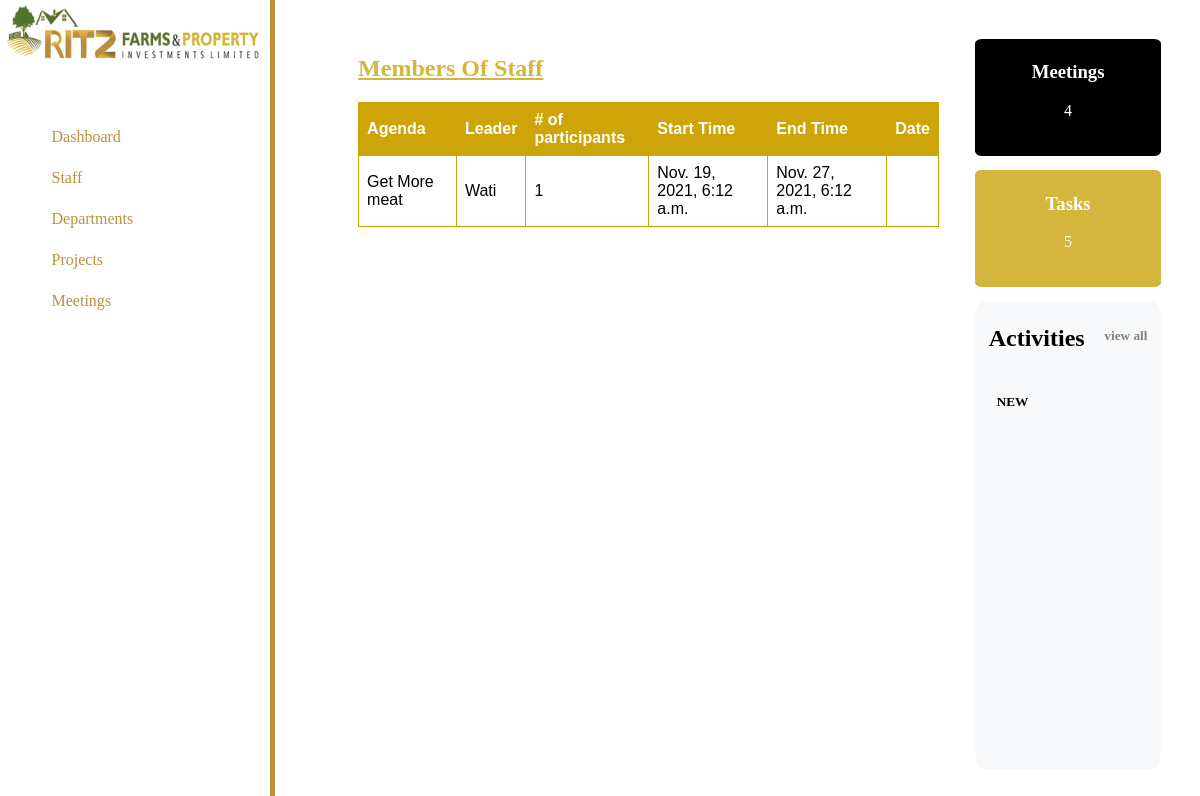
The app's page /meetings/, older data.
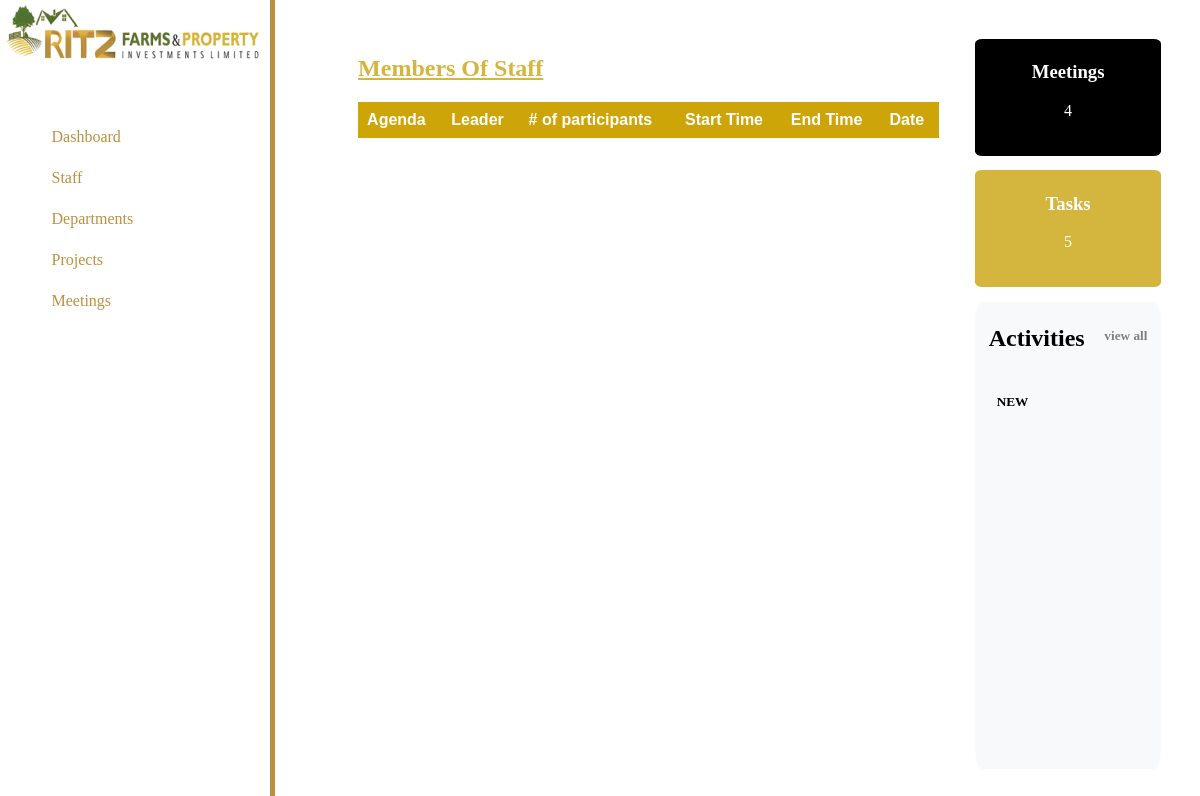
The same page, newer data.
### home/models.py (models this page shows, shortened)
class Meeting(models.Model):
    agenda = models.CharField(max_length=50)
    leader = models.OneToOneField(Employee, on_delete=models.CASCADE, related_name="meeting_leader", blank=True)
    briefing = models.TextField()
    start_time = models.DateTimeField()
    end_time = models.DateTimeField()
    files = models.ManyToManyField("MeetingFile", related_name="meeting_Files")
    participants = models.ManyToManyField(Employee)
    notes_taker = models.OneToOneField(Employee, on_delete=models.CASCADE, related_name="note_taker", blank=True, null=True)

class Employee(AbstractUser):
    ROLE = (
        ("CIO", "Chief Information Officer"),
        ("COO", "Chief Operations Officer"),
        ("GM", "General Manager"),
        ("MO", "Marketing Officer"),
        ("HRM", "Human Resource Manager")
    )
    MARITAL_STATUS = (
        ("Single", "Single"),
        ("Married","Married"),
        ("Divorced", "Divorced"),
        ("Separated", "Separated"),
        ("Widowed", "Widowed"),
    )
    LEVELS = (
        ("MSCE","MSCE"),
        ("Diploma", "Diploma"),
        ("Bsc Degree", "Bsc Degree"),
        ("Masters", "Masters")
    )
    COUNTRIES = (
        ("Malawian","Malawian"),
        ("Kenyan", "Kenyan"),
        ("Zimbawean", "Zimbawean"),
    )
    GENDER = (
        ("Male","Male"),
        ("Female", "Female"),
        ("Other", "Other"),
    )
    dob = models.DateField(null=True)
    marital_status = models.CharField(max_length=50,choices=MARITAL_STATUS, default="Single")
    education_level = models.CharField(max_length=120, choices=LEVELS, null=True)
    department = models.ForeignKey('Department', blank=True, null=True,on_delete=models.CASCADE)
    gender = models.CharField(max_length=120, choices=GENDER, null=True)
    nationality = models.CharField(max_length=120, choices=COUNTRIES, null=True)
    manager = models.ForeignKey('self', blank=True, null=True,on_delete=models.CASCADE)
    def __str__(self):
        return self.username
    ROLE = (
        ("CIO", "Chief Information Officer"),
        ("COO", "Chief Operations Officer"),
        ("GM", "General Manager"),
        ("MO", "Marketing Officer"),
        ("HRM", "Human Resource Manager")
    )
    MARITAL_STATUS = (
        ("Single", "Single"),
        ("Married","Married"),
        ("Divorced", "Divorced"),
        ("Separated", "Separated"),
        ("Widowed", "Widowed"),
    )
    LEVELS = (
        ("MSCE","MSCE"),
        ("Diploma", "Diploma"),
        ("Bsc Degree", "Bsc Degree"),
        ("Masters", "Masters")
    )
    COUNTRIES = (
        ("Malawian","Malawian"),
        ("Kenyan", "Kenyan"),
        ("Zimbawean", "Zimbawean"),
    )
    GENDER = (
        ("Male","Male"),
        ("Female", "Female"),
        ("Other", "Other"),
    )
    dob = models.DateField(null=True, blank=True)
    marital_status = models.CharField(max_length=50,choices=MARITAL_STATUS, default="Single")
    education_level = models.CharField(max_length=120, choices=LEVELS,blank=True, null=True)
    department = models.ForeignKey('Department', blank=True, null=True,on_delete=models.CASCADE)
    sex = models.CharField(max_length=120, choices=GENDER, blank=True, null=True)
    nationality = models.CharField(max_length=120, choices=COUNTRIES, blank=True, null=True)
    manager = models.ForeignKey('self', blank=True, null=True,on_delete=models.CASCADE)

### home/views.py (the view)
# urls.py: path("meetings/", meetings_view, name="meetings"),
def meetings_view(request):
    meetings = Meeting.objects.all()
    context = {
        'meetings':meetings
    }
    return render(request, 'home/meetings.html', context)

### templates/home/meetings.html
{% extends "home/base.html" %} {% load static %} {% block content %}
<div>
  <h2 class="staff_heading"><u>Members Of Staff</u></h2>
<table>
  <tr>
    <th>Agenda</th>
    <th>Leader</th>
    <th># of participants</th>
    <th>Start Time</th>
    <th>End Time</th>
    <th>Date</th>
  </tr>
{% for meeting in meetings %}
  <tr>
    <td>{{meeting.agenda}}</td>
    <td>{{meeting.leader}}</td>
    <td>{{meeting.participants.all.count}}</td>
    <td>{{meeting.start_time}}</td>
    <td>{{meeting.end_time}}</td>
    <td></td>
  </tr>
  {% endfor %}
</table>
</div>
{% endblock content %}

Row changes from the older to the newer data that the page shows:
removed Meeting: agenda "Get More meat", leader "Wati", participants.all.count "1", start_time "Nov. 19, 2021, 6:12 a.m.", end_time "Nov. 27, 2021, 6:12 a.m."
